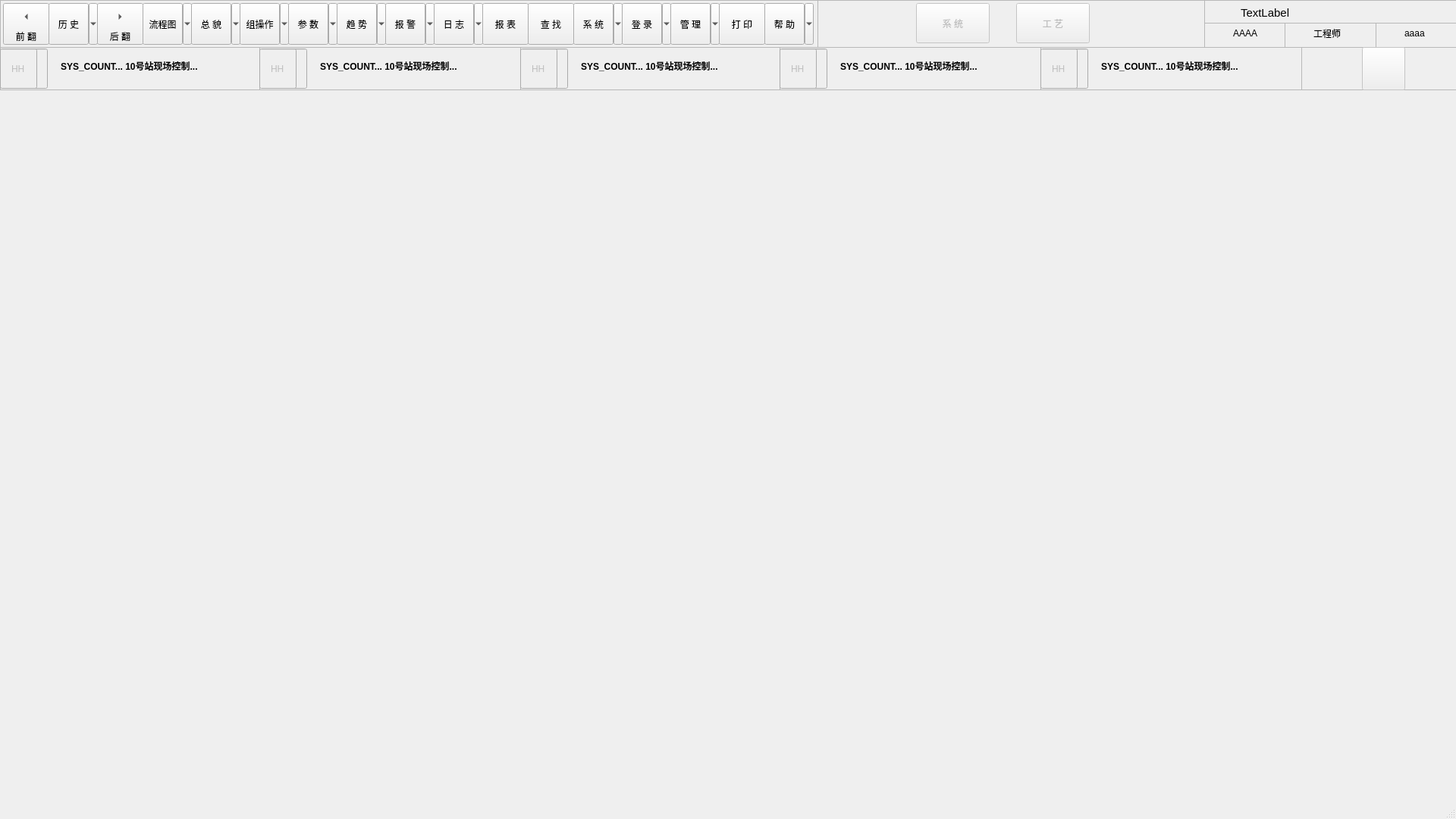
<?xml version="1.0" encoding="UTF-8"?>
<ui version="4.0">
 <class>MainWindow</class>
 <widget class="QMainWindow" name="MainWindow">
  <property name="enabled">
   <bool>true</bool>
  </property>
  <property name="geometry">
   <rect>
    <x>0</x>
    <y>0</y>
    <width>1920</width>
    <height>1080</height>
   </rect>
  </property>
  <property name="windowTitle">
   <string>示例工程</string>
  </property>
  <property name="windowIcon">
   <iconset resource="icons.qrc">
    <normaloff>:/file/icons/logo.png</normaloff>:/file/icons/logo.png</iconset>
  </property>
  <widget class="QWidget" name="centralWidget">
   <widget class="QToolButton" name="toolButton_22">
    <property name="geometry">
     <rect>
      <x>64</x>
      <y>4</y>
      <width>65</width>
      <height>55</height>
     </rect>
    </property>
    <property name="text">
     <string>历 史</string>
    </property>
    <property name="icon">
     <iconset resource="icons.qrc">
      <normaloff>:/file/icons/history.png</normaloff>:/file/icons/history.png</iconset>
    </property>
    <property name="iconSize">
     <size>
      <width>30</width>
      <height>30</height>
     </size>
    </property>
    <property name="popupMode">
     <enum>QToolButton::MenuButtonPopup</enum>
    </property>
    <property name="toolButtonStyle">
     <enum>Qt::ToolButtonTextUnderIcon</enum>
    </property>
    <property name="arrowType">
     <enum>Qt::NoArrow</enum>
    </property>
   </widget>
   <widget class="QToolButton" name="toolButton_23">
    <property name="geometry">
     <rect>
      <x>252</x>
      <y>4</y>
      <width>65</width>
      <height>55</height>
     </rect>
    </property>
    <property name="text">
     <string>总 貌</string>
    </property>
    <property name="icon">
     <iconset resource="icons.qrc">
      <normaloff>:/file/icons/business.png</normaloff>:/file/icons/business.png</iconset>
    </property>
    <property name="iconSize">
     <size>
      <width>30</width>
      <height>30</height>
     </size>
    </property>
    <property name="popupMode">
     <enum>QToolButton::MenuButtonPopup</enum>
    </property>
    <property name="toolButtonStyle">
     <enum>Qt::ToolButtonTextUnderIcon</enum>
    </property>
    <property name="arrowType">
     <enum>Qt::NoArrow</enum>
    </property>
   </widget>
   <widget class="QToolButton" name="toolButton_24">
    <property name="geometry">
     <rect>
      <x>316</x>
      <y>4</y>
      <width>65</width>
      <height>55</height>
     </rect>
    </property>
    <property name="text">
     <string>组操作</string>
    </property>
    <property name="icon">
     <iconset resource="icons.qrc">
      <normaloff>:/file/icons/group.png</normaloff>:/file/icons/group.png</iconset>
    </property>
    <property name="iconSize">
     <size>
      <width>30</width>
      <height>30</height>
     </size>
    </property>
    <property name="popupMode">
     <enum>QToolButton::MenuButtonPopup</enum>
    </property>
    <property name="toolButtonStyle">
     <enum>Qt::ToolButtonTextUnderIcon</enum>
    </property>
    <property name="arrowType">
     <enum>Qt::NoArrow</enum>
    </property>
   </widget>
   <widget class="QToolButton" name="toolButton_25">
    <property name="geometry">
     <rect>
      <x>380</x>
      <y>4</y>
      <width>65</width>
      <height>55</height>
     </rect>
    </property>
    <property name="text">
     <string>参 数</string>
    </property>
    <property name="icon">
     <iconset resource="icons.qrc">
      <normaloff>:/file/icons/Parameter.png</normaloff>:/file/icons/Parameter.png</iconset>
    </property>
    <property name="iconSize">
     <size>
      <width>30</width>
      <height>30</height>
     </size>
    </property>
    <property name="popupMode">
     <enum>QToolButton::MenuButtonPopup</enum>
    </property>
    <property name="toolButtonStyle">
     <enum>Qt::ToolButtonTextUnderIcon</enum>
    </property>
    <property name="arrowType">
     <enum>Qt::NoArrow</enum>
    </property>
   </widget>
   <widget class="QToolButton" name="toolButton_26">
    <property name="geometry">
     <rect>
      <x>444</x>
      <y>4</y>
      <width>65</width>
      <height>55</height>
     </rect>
    </property>
    <property name="text">
     <string>趋 势</string>
    </property>
    <property name="icon">
     <iconset resource="icons.qrc">
      <normaloff>:/file/icons/Trend.png</normaloff>:/file/icons/Trend.png</iconset>
    </property>
    <property name="iconSize">
     <size>
      <width>30</width>
      <height>30</height>
     </size>
    </property>
    <property name="popupMode">
     <enum>QToolButton::MenuButtonPopup</enum>
    </property>
    <property name="toolButtonStyle">
     <enum>Qt::ToolButtonTextUnderIcon</enum>
    </property>
    <property name="arrowType">
     <enum>Qt::NoArrow</enum>
    </property>
   </widget>
   <widget class="QToolButton" name="toolButton_27">
    <property name="geometry">
     <rect>
      <x>508</x>
      <y>4</y>
      <width>65</width>
      <height>55</height>
     </rect>
    </property>
    <property name="text">
     <string>报 警</string>
    </property>
    <property name="icon">
     <iconset resource="icons.qrc">
      <normaloff>:/file/icons/Alarm.png</normaloff>:/file/icons/Alarm.png</iconset>
    </property>
    <property name="iconSize">
     <size>
      <width>30</width>
      <height>30</height>
     </size>
    </property>
    <property name="popupMode">
     <enum>QToolButton::MenuButtonPopup</enum>
    </property>
    <property name="toolButtonStyle">
     <enum>Qt::ToolButtonTextUnderIcon</enum>
    </property>
    <property name="arrowType">
     <enum>Qt::NoArrow</enum>
    </property>
   </widget>
   <widget class="QToolButton" name="toolButton_28">
    <property name="geometry">
     <rect>
      <x>572</x>
      <y>4</y>
      <width>65</width>
      <height>55</height>
     </rect>
    </property>
    <property name="text">
     <string>日 志</string>
    </property>
    <property name="icon">
     <iconset resource="icons.qrc">
      <normaloff>:/file/icons/log.png</normaloff>:/file/icons/log.png</iconset>
    </property>
    <property name="iconSize">
     <size>
      <width>30</width>
      <height>30</height>
     </size>
    </property>
    <property name="popupMode">
     <enum>QToolButton::MenuButtonPopup</enum>
    </property>
    <property name="toolButtonStyle">
     <enum>Qt::ToolButtonTextUnderIcon</enum>
    </property>
    <property name="arrowType">
     <enum>Qt::NoArrow</enum>
    </property>
   </widget>
   <widget class="QToolButton" name="toolButton_29">
    <property name="geometry">
     <rect>
      <x>636</x>
      <y>4</y>
      <width>61</width>
      <height>55</height>
     </rect>
    </property>
    <property name="text">
     <string>报 表</string>
    </property>
    <property name="icon">
     <iconset resource="icons.qrc">
      <normaloff>:/file/icons/report.png</normaloff>:/file/icons/report.png</iconset>
    </property>
    <property name="iconSize">
     <size>
      <width>30</width>
      <height>30</height>
     </size>
    </property>
    <property name="toolButtonStyle">
     <enum>Qt::ToolButtonTextUnderIcon</enum>
    </property>
    <property name="arrowType">
     <enum>Qt::NoArrow</enum>
    </property>
   </widget>
   <widget class="QToolButton" name="toolButton_30">
    <property name="geometry">
     <rect>
      <x>696</x>
      <y>4</y>
      <width>61</width>
      <height>55</height>
     </rect>
    </property>
    <property name="text">
     <string>查 找</string>
    </property>
    <property name="icon">
     <iconset resource="icons.qrc">
      <normaloff>:/file/icons/find.png</normaloff>:/file/icons/find.png</iconset>
    </property>
    <property name="iconSize">
     <size>
      <width>30</width>
      <height>30</height>
     </size>
    </property>
    <property name="toolButtonStyle">
     <enum>Qt::ToolButtonTextUnderIcon</enum>
    </property>
    <property name="arrowType">
     <enum>Qt::NoArrow</enum>
    </property>
   </widget>
   <widget class="QToolButton" name="toolButton_31">
    <property name="geometry">
     <rect>
      <x>756</x>
      <y>4</y>
      <width>65</width>
      <height>55</height>
     </rect>
    </property>
    <property name="text">
     <string>系 统</string>
    </property>
    <property name="icon">
     <iconset resource="icons.qrc">
      <normaloff>:/file/icons/system.png</normaloff>:/file/icons/system.png</iconset>
    </property>
    <property name="iconSize">
     <size>
      <width>30</width>
      <height>30</height>
     </size>
    </property>
    <property name="popupMode">
     <enum>QToolButton::MenuButtonPopup</enum>
    </property>
    <property name="toolButtonStyle">
     <enum>Qt::ToolButtonTextUnderIcon</enum>
    </property>
    <property name="arrowType">
     <enum>Qt::NoArrow</enum>
    </property>
   </widget>
   <widget class="QToolButton" name="toolButton_32">
    <property name="geometry">
     <rect>
      <x>820</x>
      <y>4</y>
      <width>65</width>
      <height>55</height>
     </rect>
    </property>
    <property name="text">
     <string>登 录</string>
    </property>
    <property name="icon">
     <iconset resource="icons.qrc">
      <normaloff>:/file/icons/login.png</normaloff>:/file/icons/login.png</iconset>
    </property>
    <property name="iconSize">
     <size>
      <width>30</width>
      <height>30</height>
     </size>
    </property>
    <property name="popupMode">
     <enum>QToolButton::MenuButtonPopup</enum>
    </property>
    <property name="toolButtonStyle">
     <enum>Qt::ToolButtonTextUnderIcon</enum>
    </property>
    <property name="arrowType">
     <enum>Qt::NoArrow</enum>
    </property>
   </widget>
   <widget class="QToolButton" name="toolButton_34">
    <property name="geometry">
     <rect>
      <x>884</x>
      <y>4</y>
      <width>65</width>
      <height>55</height>
     </rect>
    </property>
    <property name="text">
     <string>管 理</string>
    </property>
    <property name="icon">
     <iconset resource="icons.qrc">
      <normaloff>:/file/icons/administration.png</normaloff>:/file/icons/administration.png</iconset>
    </property>
    <property name="iconSize">
     <size>
      <width>30</width>
      <height>30</height>
     </size>
    </property>
    <property name="popupMode">
     <enum>QToolButton::MenuButtonPopup</enum>
    </property>
    <property name="toolButtonStyle">
     <enum>Qt::ToolButtonTextUnderIcon</enum>
    </property>
    <property name="arrowType">
     <enum>Qt::NoArrow</enum>
    </property>
   </widget>
   <widget class="QToolButton" name="toolButton_35">
    <property name="geometry">
     <rect>
      <x>1008</x>
      <y>4</y>
      <width>65</width>
      <height>55</height>
     </rect>
    </property>
    <property name="text">
     <string>帮 助</string>
    </property>
    <property name="icon">
     <iconset resource="icons.qrc">
      <normaloff>:/file/icons/help.png</normaloff>:/file/icons/help.png</iconset>
    </property>
    <property name="iconSize">
     <size>
      <width>30</width>
      <height>30</height>
     </size>
    </property>
    <property name="popupMode">
     <enum>QToolButton::MenuButtonPopup</enum>
    </property>
    <property name="toolButtonStyle">
     <enum>Qt::ToolButtonTextUnderIcon</enum>
    </property>
    <property name="arrowType">
     <enum>Qt::NoArrow</enum>
    </property>
   </widget>
   <widget class="QToolButton" name="toolButton_36">
    <property name="geometry">
     <rect>
      <x>948</x>
      <y>4</y>
      <width>61</width>
      <height>55</height>
     </rect>
    </property>
    <property name="text">
     <string>打 印</string>
    </property>
    <property name="icon">
     <iconset resource="icons.qrc">
      <normaloff>:/file/icons/print.png</normaloff>:/file/icons/print.png</iconset>
    </property>
    <property name="iconSize">
     <size>
      <width>30</width>
      <height>30</height>
     </size>
    </property>
    <property name="toolButtonStyle">
     <enum>Qt::ToolButtonTextUnderIcon</enum>
    </property>
    <property name="arrowType">
     <enum>Qt::NoArrow</enum>
    </property>
   </widget>
   <widget class="QToolButton" name="toolButton_33">
    <property name="geometry">
     <rect>
      <x>4</x>
      <y>4</y>
      <width>61</width>
      <height>55</height>
     </rect>
    </property>
    <property name="text">
     <string>前 翻</string>
    </property>
    <property name="iconSize">
     <size>
      <width>30</width>
      <height>30</height>
     </size>
    </property>
    <property name="toolButtonStyle">
     <enum>Qt::ToolButtonTextUnderIcon</enum>
    </property>
    <property name="arrowType">
     <enum>Qt::LeftArrow</enum>
    </property>
   </widget>
   <widget class="QToolButton" name="toolButton_21">
    <property name="geometry">
     <rect>
      <x>128</x>
      <y>4</y>
      <width>61</width>
      <height>55</height>
     </rect>
    </property>
    <property name="text">
     <string>后 翻</string>
    </property>
    <property name="iconSize">
     <size>
      <width>30</width>
      <height>30</height>
     </size>
    </property>
    <property name="toolButtonStyle">
     <enum>Qt::ToolButtonTextUnderIcon</enum>
    </property>
    <property name="arrowType">
     <enum>Qt::RightArrow</enum>
    </property>
   </widget>
   <widget class="QToolButton" name="toolButton_20">
    <property name="geometry">
     <rect>
      <x>188</x>
      <y>4</y>
      <width>65</width>
      <height>55</height>
     </rect>
    </property>
    <property name="text">
     <string>流程图</string>
    </property>
    <property name="icon">
     <iconset resource="icons.qrc">
      <normaloff>:/file/icons/flow.png</normaloff>:/file/icons/flow.png</iconset>
    </property>
    <property name="iconSize">
     <size>
      <width>30</width>
      <height>30</height>
     </size>
    </property>
    <property name="popupMode">
     <enum>QToolButton::MenuButtonPopup</enum>
    </property>
    <property name="toolButtonStyle">
     <enum>Qt::ToolButtonTextUnderIcon</enum>
    </property>
    <property name="arrowType">
     <enum>Qt::NoArrow</enum>
    </property>
   </widget>
   <widget class="QPushButton" name="pushButton">
    <property name="enabled">
     <bool>false</bool>
    </property>
    <property name="geometry">
     <rect>
      <x>1208</x>
      <y>4</y>
      <width>97</width>
      <height>53</height>
     </rect>
    </property>
    <property name="text">
     <string>系 统</string>
    </property>
   </widget>
   <widget class="QPushButton" name="pushButton_2">
    <property name="enabled">
     <bool>false</bool>
    </property>
    <property name="geometry">
     <rect>
      <x>1340</x>
      <y>4</y>
      <width>97</width>
      <height>53</height>
     </rect>
    </property>
    <property name="text">
     <string>工 艺</string>
    </property>
   </widget>
   <widget class="QLabel" name="timelabel">
    <property name="geometry">
     <rect>
      <x>1636</x>
      <y>4</y>
      <width>247</width>
      <height>25</height>
     </rect>
    </property>
    <property name="font">
     <font>
      <pointsize>11</pointsize>
     </font>
    </property>
    <property name="text">
     <string>TextLabel</string>
    </property>
   </widget>
   <widget class="QLabel" name="label">
    <property name="geometry">
     <rect>
      <x>1626</x>
      <y>36</y>
      <width>39</width>
      <height>16</height>
     </rect>
    </property>
    <property name="text">
     <string>AAAA</string>
    </property>
   </widget>
   <widget class="QLabel" name="label_2">
    <property name="geometry">
     <rect>
      <x>1732</x>
      <y>36</y>
      <width>51</width>
      <height>16</height>
     </rect>
    </property>
    <property name="text">
     <string>工程师</string>
    </property>
   </widget>
   <widget class="QLabel" name="label_3">
    <property name="geometry">
     <rect>
      <x>1852</x>
      <y>36</y>
      <width>39</width>
      <height>16</height>
     </rect>
    </property>
    <property name="text">
     <string>aaaa</string>
    </property>
   </widget>
   <widget class="QTextEdit" name="textEdit">
    <property name="enabled">
     <bool>false</bool>
    </property>
    <property name="geometry">
     <rect>
      <x>0</x>
      <y>0</y>
      <width>1079</width>
      <height>63</height>
     </rect>
    </property>
   </widget>
   <widget class="QTextEdit" name="textEdit_2">
    <property name="enabled">
     <bool>false</bool>
    </property>
    <property name="geometry">
     <rect>
      <x>1078</x>
      <y>0</y>
      <width>511</width>
      <height>63</height>
     </rect>
    </property>
   </widget>
   <widget class="QTextEdit" name="textEdit_3">
    <property name="enabled">
     <bool>false</bool>
    </property>
    <property name="geometry">
     <rect>
      <x>1588</x>
      <y>0</y>
      <width>333</width>
      <height>63</height>
     </rect>
    </property>
   </widget>
   <widget class="QTextEdit" name="textEdit_4">
    <property name="enabled">
     <bool>false</bool>
    </property>
    <property name="geometry">
     <rect>
      <x>0</x>
      <y>62</y>
      <width>345</width>
      <height>57</height>
     </rect>
    </property>
   </widget>
   <widget class="QTextEdit" name="textEdit_5">
    <property name="enabled">
     <bool>false</bool>
    </property>
    <property name="geometry">
     <rect>
      <x>1588</x>
      <y>30</y>
      <width>107</width>
      <height>33</height>
     </rect>
    </property>
   </widget>
   <widget class="QTextEdit" name="textEdit_6">
    <property name="enabled">
     <bool>false</bool>
    </property>
    <property name="geometry">
     <rect>
      <x>1694</x>
      <y>30</y>
      <width>121</width>
      <height>33</height>
     </rect>
    </property>
   </widget>
   <widget class="QTextEdit" name="textEdit_7">
    <property name="enabled">
     <bool>false</bool>
    </property>
    <property name="geometry">
     <rect>
      <x>1814</x>
      <y>30</y>
      <width>107</width>
      <height>33</height>
     </rect>
    </property>
   </widget>
   <widget class="QLabel" name="label_4">
    <property name="geometry">
     <rect>
      <x>80</x>
      <y>78</y>
      <width>259</width>
      <height>16</height>
     </rect>
    </property>
    <property name="text">
     <string>&lt;html&gt;&lt;head/&gt;&lt;body&gt;&lt;p&gt;&lt;span style=&quot; font-weight:600;&quot;&gt;SYS_COUNT... 10号站现场控制...&lt;/span&gt;&lt;/p&gt;&lt;/body&gt;&lt;/html&gt;</string>
    </property>
   </widget>
   <widget class="QLineEdit" name="redlineEdit">
    <property name="enabled">
     <bool>false</bool>
    </property>
    <property name="geometry">
     <rect>
      <x>0</x>
      <y>64</y>
      <width>49</width>
      <height>53</height>
     </rect>
    </property>
    <property name="text">
     <string>HH</string>
    </property>
    <property name="alignment">
     <set>Qt::AlignCenter</set>
    </property>
   </widget>
   <widget class="QLineEdit" name="bluelineEdit">
    <property name="enabled">
     <bool>false</bool>
    </property>
    <property name="geometry">
     <rect>
      <x>14</x>
      <y>64</y>
      <width>49</width>
      <height>53</height>
     </rect>
    </property>
    <property name="text">
     <string/>
    </property>
    <property name="alignment">
     <set>Qt::AlignCenter</set>
    </property>
   </widget>
   <widget class="QTextEdit" name="textEdit_8">
    <property name="enabled">
     <bool>false</bool>
    </property>
    <property name="geometry">
     <rect>
      <x>342</x>
      <y>62</y>
      <width>345</width>
      <height>57</height>
     </rect>
    </property>
   </widget>
   <widget class="QLineEdit" name="bluelineEdit_2">
    <property name="enabled">
     <bool>false</bool>
    </property>
    <property name="geometry">
     <rect>
      <x>356</x>
      <y>64</y>
      <width>49</width>
      <height>53</height>
     </rect>
    </property>
    <property name="text">
     <string/>
    </property>
    <property name="alignment">
     <set>Qt::AlignCenter</set>
    </property>
   </widget>
   <widget class="QLabel" name="label_5">
    <property name="geometry">
     <rect>
      <x>422</x>
      <y>78</y>
      <width>259</width>
      <height>16</height>
     </rect>
    </property>
    <property name="text">
     <string>&lt;html&gt;&lt;head/&gt;&lt;body&gt;&lt;p&gt;&lt;span style=&quot; font-weight:600;&quot;&gt;SYS_COUNT... 10号站现场控制...&lt;/span&gt;&lt;/p&gt;&lt;/body&gt;&lt;/html&gt;</string>
    </property>
   </widget>
   <widget class="QLineEdit" name="redlineEdit_2">
    <property name="enabled">
     <bool>false</bool>
    </property>
    <property name="geometry">
     <rect>
      <x>342</x>
      <y>64</y>
      <width>49</width>
      <height>53</height>
     </rect>
    </property>
    <property name="text">
     <string>HH</string>
    </property>
    <property name="alignment">
     <set>Qt::AlignCenter</set>
    </property>
   </widget>
   <widget class="QTextEdit" name="textEdit_9">
    <property name="enabled">
     <bool>false</bool>
    </property>
    <property name="geometry">
     <rect>
      <x>686</x>
      <y>62</y>
      <width>345</width>
      <height>57</height>
     </rect>
    </property>
   </widget>
   <widget class="QLineEdit" name="bluelineEdit_3">
    <property name="enabled">
     <bool>false</bool>
    </property>
    <property name="geometry">
     <rect>
      <x>700</x>
      <y>64</y>
      <width>49</width>
      <height>53</height>
     </rect>
    </property>
    <property name="text">
     <string/>
    </property>
    <property name="alignment">
     <set>Qt::AlignCenter</set>
    </property>
   </widget>
   <widget class="QLabel" name="label_6">
    <property name="geometry">
     <rect>
      <x>766</x>
      <y>78</y>
      <width>259</width>
      <height>16</height>
     </rect>
    </property>
    <property name="text">
     <string>&lt;html&gt;&lt;head/&gt;&lt;body&gt;&lt;p&gt;&lt;span style=&quot; font-weight:600;&quot;&gt;SYS_COUNT... 10号站现场控制...&lt;/span&gt;&lt;/p&gt;&lt;/body&gt;&lt;/html&gt;</string>
    </property>
   </widget>
   <widget class="QLineEdit" name="redlineEdit_3">
    <property name="enabled">
     <bool>false</bool>
    </property>
    <property name="geometry">
     <rect>
      <x>686</x>
      <y>64</y>
      <width>49</width>
      <height>53</height>
     </rect>
    </property>
    <property name="text">
     <string>HH</string>
    </property>
    <property name="alignment">
     <set>Qt::AlignCenter</set>
    </property>
   </widget>
   <widget class="QTextEdit" name="textEdit_10">
    <property name="enabled">
     <bool>false</bool>
    </property>
    <property name="geometry">
     <rect>
      <x>1028</x>
      <y>62</y>
      <width>345</width>
      <height>57</height>
     </rect>
    </property>
   </widget>
   <widget class="QLineEdit" name="bluelineEdit_4">
    <property name="enabled">
     <bool>false</bool>
    </property>
    <property name="geometry">
     <rect>
      <x>1042</x>
      <y>64</y>
      <width>49</width>
      <height>53</height>
     </rect>
    </property>
    <property name="text">
     <string/>
    </property>
    <property name="alignment">
     <set>Qt::AlignCenter</set>
    </property>
   </widget>
   <widget class="QLabel" name="label_7">
    <property name="geometry">
     <rect>
      <x>1108</x>
      <y>78</y>
      <width>259</width>
      <height>16</height>
     </rect>
    </property>
    <property name="text">
     <string>&lt;html&gt;&lt;head/&gt;&lt;body&gt;&lt;p&gt;&lt;span style=&quot; font-weight:600;&quot;&gt;SYS_COUNT... 10号站现场控制...&lt;/span&gt;&lt;/p&gt;&lt;/body&gt;&lt;/html&gt;</string>
    </property>
   </widget>
   <widget class="QLineEdit" name="redlineEdit_4">
    <property name="enabled">
     <bool>false</bool>
    </property>
    <property name="geometry">
     <rect>
      <x>1028</x>
      <y>64</y>
      <width>49</width>
      <height>53</height>
     </rect>
    </property>
    <property name="text">
     <string>HH</string>
    </property>
    <property name="alignment">
     <set>Qt::AlignCenter</set>
    </property>
   </widget>
   <widget class="QTextEdit" name="textEdit_11">
    <property name="enabled">
     <bool>false</bool>
    </property>
    <property name="geometry">
     <rect>
      <x>1372</x>
      <y>62</y>
      <width>345</width>
      <height>57</height>
     </rect>
    </property>
   </widget>
   <widget class="QLineEdit" name="bluelineEdit_5">
    <property name="enabled">
     <bool>false</bool>
    </property>
    <property name="geometry">
     <rect>
      <x>1386</x>
      <y>64</y>
      <width>49</width>
      <height>53</height>
     </rect>
    </property>
    <property name="text">
     <string/>
    </property>
    <property name="alignment">
     <set>Qt::AlignCenter</set>
    </property>
   </widget>
   <widget class="QLabel" name="label_8">
    <property name="geometry">
     <rect>
      <x>1452</x>
      <y>78</y>
      <width>259</width>
      <height>16</height>
     </rect>
    </property>
    <property name="text">
     <string>&lt;html&gt;&lt;head/&gt;&lt;body&gt;&lt;p&gt;&lt;span style=&quot; font-weight:600;&quot;&gt;SYS_COUNT... 10号站现场控制...&lt;/span&gt;&lt;/p&gt;&lt;/body&gt;&lt;/html&gt;</string>
    </property>
   </widget>
   <widget class="QLineEdit" name="redlineEdit_5">
    <property name="enabled">
     <bool>false</bool>
    </property>
    <property name="geometry">
     <rect>
      <x>1372</x>
      <y>64</y>
      <width>49</width>
      <height>53</height>
     </rect>
    </property>
    <property name="text">
     <string>HH</string>
    </property>
    <property name="alignment">
     <set>Qt::AlignCenter</set>
    </property>
   </widget>
   <widget class="QTextEdit" name="textEdit_12">
    <property name="enabled">
     <bool>false</bool>
    </property>
    <property name="geometry">
     <rect>
      <x>1716</x>
      <y>62</y>
      <width>205</width>
      <height>57</height>
     </rect>
    </property>
   </widget>
   <widget class="QPushButton" name="pushButton_3">
    <property name="enabled">
     <bool>false</bool>
    </property>
    <property name="geometry">
     <rect>
      <x>1796</x>
      <y>62</y>
      <width>57</width>
      <height>57</height>
     </rect>
    </property>
    <property name="text">
     <string/>
    </property>
    <property name="icon">
     <iconset>
      <disabledon>:/file/icons/megaphone.png</disabledon>
     </iconset>
    </property>
    <property name="iconSize">
     <size>
      <width>55</width>
      <height>55</height>
     </size>
    </property>
   </widget>
   <zorder>textEdit_3</zorder>
   <zorder>textEdit_2</zorder>
   <zorder>textEdit</zorder>
   <zorder>toolButton_22</zorder>
   <zorder>toolButton_23</zorder>
   <zorder>toolButton_24</zorder>
   <zorder>toolButton_25</zorder>
   <zorder>toolButton_26</zorder>
   <zorder>toolButton_27</zorder>
   <zorder>toolButton_28</zorder>
   <zorder>toolButton_29</zorder>
   <zorder>toolButton_30</zorder>
   <zorder>toolButton_31</zorder>
   <zorder>toolButton_32</zorder>
   <zorder>toolButton_34</zorder>
   <zorder>toolButton_35</zorder>
   <zorder>toolButton_36</zorder>
   <zorder>toolButton_33</zorder>
   <zorder>toolButton_21</zorder>
   <zorder>toolButton_20</zorder>
   <zorder>pushButton</zorder>
   <zorder>pushButton_2</zorder>
   <zorder>textEdit_4</zorder>
   <zorder>textEdit_5</zorder>
   <zorder>textEdit_6</zorder>
   <zorder>textEdit_7</zorder>
   <zorder>label</zorder>
   <zorder>timelabel</zorder>
   <zorder>label_3</zorder>
   <zorder>label_2</zorder>
   <zorder>label_4</zorder>
   <zorder>bluelineEdit</zorder>
   <zorder>redlineEdit</zorder>
   <zorder>textEdit_8</zorder>
   <zorder>bluelineEdit_2</zorder>
   <zorder>label_5</zorder>
   <zorder>redlineEdit_2</zorder>
   <zorder>textEdit_9</zorder>
   <zorder>bluelineEdit_3</zorder>
   <zorder>label_6</zorder>
   <zorder>redlineEdit_3</zorder>
   <zorder>textEdit_10</zorder>
   <zorder>bluelineEdit_4</zorder>
   <zorder>label_7</zorder>
   <zorder>redlineEdit_4</zorder>
   <zorder>textEdit_11</zorder>
   <zorder>bluelineEdit_5</zorder>
   <zorder>label_8</zorder>
   <zorder>redlineEdit_5</zorder>
   <zorder>textEdit_12</zorder>
   <zorder>pushButton_3</zorder>
  </widget>
  <widget class="QStatusBar" name="statusBar"/>
 </widget>
 <layoutdefault spacing="6" margin="11"/>
 <resources>
  <include location="icons.qrc"/>
 </resources>
 <connections/>
</ui>
